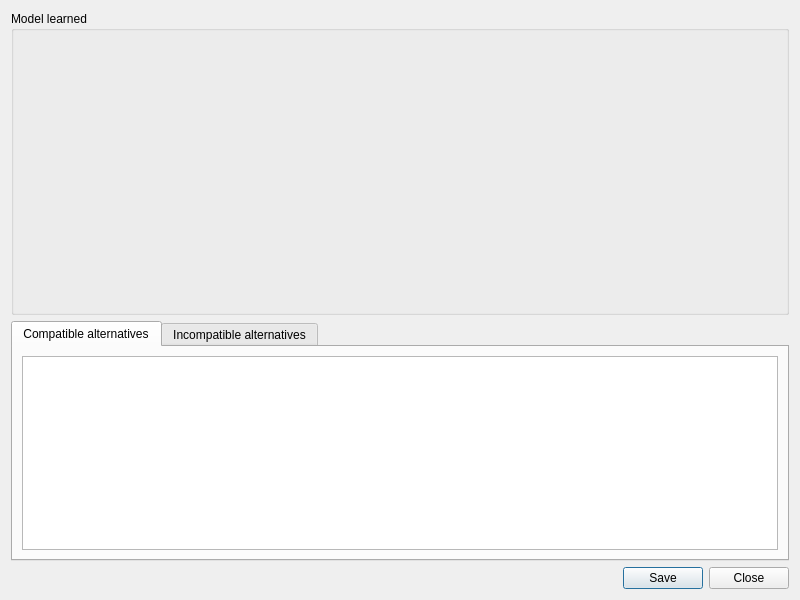
<?xml version="1.0" encoding="UTF-8"?>
<ui version="4.0">
 <class>inference_results</class>
 <widget class="QDialog" name="inference_results">
  <property name="geometry">
   <rect>
    <x>0</x>
    <y>0</y>
    <width>800</width>
    <height>600</height>
   </rect>
  </property>
  <property name="windowTitle">
   <string>ELECTRE-TRI Inference results</string>
  </property>
  <layout class="QVBoxLayout" name="verticalLayout">
   <item>
    <widget class="QGroupBox" name="groupBox">
     <property name="sizePolicy">
      <sizepolicy hsizetype="Preferred" vsizetype="Preferred">
       <horstretch>0</horstretch>
       <verstretch>30</verstretch>
      </sizepolicy>
     </property>
     <property name="title">
      <string>Model learned</string>
     </property>
     <layout class="QVBoxLayout" name="verticalLayout_2">
      <item>
       <widget class="_MyGraphicsview" name="graph_model">
        <property name="sizePolicy">
         <sizepolicy hsizetype="Expanding" vsizetype="Expanding">
          <horstretch>0</horstretch>
          <verstretch>5</verstretch>
         </sizepolicy>
        </property>
        <property name="styleSheet">
         <string notr="true">background-color: transparent;</string>
        </property>
        <property name="frameShape">
         <enum>QFrame::NoFrame</enum>
        </property>
        <property name="frameShadow">
         <enum>QFrame::Sunken</enum>
        </property>
        <property name="verticalScrollBarPolicy">
         <enum>Qt::ScrollBarAlwaysOff</enum>
        </property>
        <property name="horizontalScrollBarPolicy">
         <enum>Qt::ScrollBarAsNeeded</enum>
        </property>
        <property name="alignment">
         <set>Qt::AlignCenter</set>
        </property>
        <property name="renderHints">
         <set>QPainter::Antialiasing|QPainter::TextAntialiasing</set>
        </property>
       </widget>
      </item>
      <item>
       <widget class="QLabel" name="label_lambda">
        <property name="font">
         <font>
          <weight>75</weight>
          <bold>true</bold>
         </font>
        </property>
        <property name="text">
         <string/>
        </property>
       </widget>
      </item>
     </layout>
    </widget>
   </item>
   <item>
    <widget class="QTabWidget" name="tabWidget">
     <property name="tabPosition">
      <enum>QTabWidget::North</enum>
     </property>
     <property name="currentIndex">
      <number>0</number>
     </property>
     <property name="documentMode">
      <bool>false</bool>
     </property>
     <widget class="QWidget" name="tab">
      <attribute name="title">
       <string>Compatible alternatives</string>
      </attribute>
      <layout class="QVBoxLayout" name="verticalLayout_5">
       <item>
        <widget class="qt_performance_table" name="table_comp"/>
       </item>
      </layout>
     </widget>
     <widget class="QWidget" name="tab_2">
      <attribute name="title">
       <string>Incompatible alternatives</string>
      </attribute>
      <layout class="QVBoxLayout" name="verticalLayout_4">
       <item>
        <widget class="qt_performance_table" name="table_incomp"/>
       </item>
      </layout>
     </widget>
    </widget>
   </item>
   <item>
    <widget class="QDialogButtonBox" name="buttonBox">
     <property name="orientation">
      <enum>Qt::Horizontal</enum>
     </property>
     <property name="standardButtons">
      <set>QDialogButtonBox::Close|QDialogButtonBox::Save</set>
     </property>
    </widget>
   </item>
  </layout>
 </widget>
 <customwidgets>
  <customwidget>
   <class>_MyGraphicsview</class>
   <extends>QGraphicsView</extends>
   <header location="global">graphic</header>
  </customwidget>
  <customwidget>
   <class>qt_performance_table</class>
   <extends>QTableWidget</extends>
   <header location="global">table</header>
  </customwidget>
 </customwidgets>
 <resources/>
 <connections>
  <connection>
   <sender>buttonBox</sender>
   <signal>accepted()</signal>
   <receiver>inference_results</receiver>
   <slot>accept()</slot>
   <hints>
    <hint type="sourcelabel">
     <x>248</x>
     <y>254</y>
    </hint>
    <hint type="destinationlabel">
     <x>157</x>
     <y>274</y>
    </hint>
   </hints>
  </connection>
  <connection>
   <sender>buttonBox</sender>
   <signal>rejected()</signal>
   <receiver>inference_results</receiver>
   <slot>reject()</slot>
   <hints>
    <hint type="sourcelabel">
     <x>316</x>
     <y>260</y>
    </hint>
    <hint type="destinationlabel">
     <x>286</x>
     <y>274</y>
    </hint>
   </hints>
  </connection>
 </connections>
</ui>
